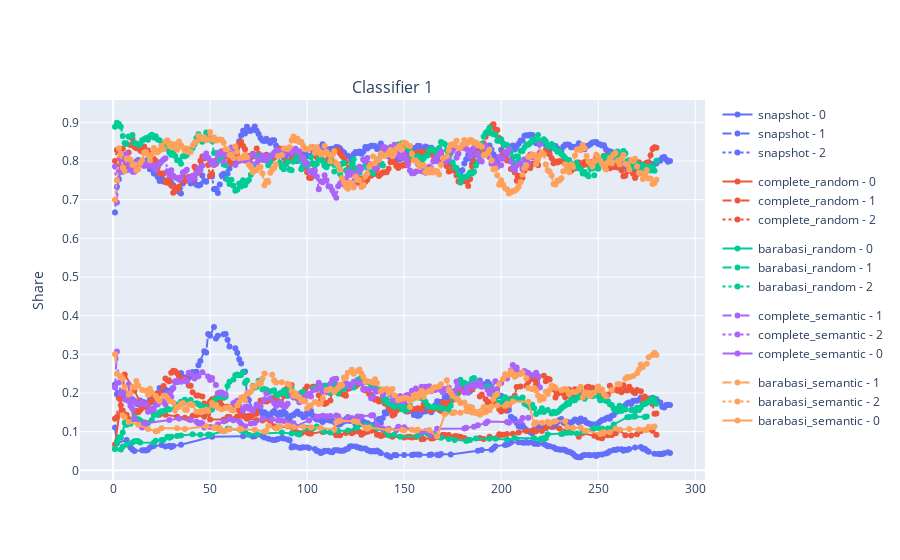

The notebook cell saved with this chart:
### Code cell
RunEvaluation.compare_runs_over_time([snapshot, complete_random, barabasi_random, complete_semantic, barabasi_semantic], [davidson_classifier["classifier"]], running_average=True, window_size=15)

### Figure 1 — Plotly figure (JSON) as saved in the notebook; plotly's stock layout.template omitted (floating-point values rounded to 4 significant figures; data arrays with more than 128 entries replaced by an {"elided": "..."} marker saying what was removed)
{"data": [{"legendgroup": "snapshot", "line": {"color": "#636EFA", "dash": "solid"}, "marker": {"color": "#636EFA"}, "mode": "lines+markers", "name": "snapshot - 0", "showlegend": true, "type": "scatter", "x": {"elided": "161 int values"}, "xaxis": "x", "y": {"elided": "161 float values"}, "yaxis": "y"}, {"legendgroup": "snapshot", "line": {"color": "#636EFA", "dash": "dash"}, "marker": {"color": "#636EFA"}, "mode": "lines+markers", "name": "snapshot - 1", "showlegend": true, "type": "scatter", "x": {"elided": "272 int values"}, "xaxis": "x", "y": {"elided": "272 float values"}, "yaxis": "y"}, {"legendgroup": "snapshot", "line": {"color": "#636EFA", "dash": "dot"}, "marker": {"color": "#636EFA"}, "mode": "lines+markers", "name": "snapshot - 2", "showlegend": true, "type": "scatter", "x": {"elided": "286 int values"}, "xaxis": "x", "y": {"elided": "286 float values"}, "yaxis": "y"}, {"legendgroup": "complete_random", "line": {"color": "#EF553B", "dash": "solid"}, "marker": {"color": "#EF553B"}, "mode": "lines+markers", "name": "complete_random - 0", "showlegend": true, "type": "scatter", "x": [1, 6, 11, 14, 17, 20, 21, 24, 27, 33, 37, 39, 41, 43, 47, 49, 50, 57, 58, 59, 60, 63, 64, 69, 74, 77, 81, 83, 84, 90, 93, 95, 97, 100, 101, 102, 108, 115, 117, 120, 123, 124, 125, 127, 128, 129, 131, 133, 135, 136, 137, 138, 139, 140, 141, 143, 144, 150, 152, 153, 154, 156, 159, 160, 164, 165, 167, 169, 170, 171, 173, 176, 177, 178, 179, 181, 183, 189, 191, 194, 198, 199, 200, 201, 203, 206, 209, 213, 216, 217, 218, 221, 223, 230, 234, 236, 240, 242, 248, 250, 251, 252, 255, 257, 259, 260, 261, 264, 267, 270, 272, 278, 280], "xaxis": "x", "y": [0.06667, 0.2476, 0.2067, 0.1759, 0.1638, 0.1532, 0.1463, 0.1437, 0.1436, 0.1387, 0.1362, 0.1324, 0.1415, 0.1424, 0.1389, 0.1466, 0.1314, 0.1314, 0.1292, 0.1381, 0.1381, 0.1344, 0.1394, 0.1334, 0.1296, 0.1289, 0.1284, 0.114, 0.1089, 0.114, 0.1063, 0.09771, 0.09604, 0.09783, 0.09545, 0.09545, 0.09953, 0.09064, 0.09105, 0.09682, 0.09621, 0.09899, 0.1018, 0.09947, 0.09206, 0.09595, 0.09952, 0.1024, 0.1036, 0.09198, 0.09198, 0.08888, 0.09049, 0.09398, 0.09254, 0.08926, 0.08699, 0.08503, 0.0867, 0.08716, 0.08489, 0.08608, 0.08048, 0.08115, 0.08265, 0.083, 0.0861, 0.0861, 0.09203, 0.09119, 0.09131, 0.08828, 0.08814, 0.08703, 0.08678, 0.08375, 0.07917, 0.08358, 0.08132, 0.08668, 0.08522, 0.0932, 0.0919, 0.0919, 0.09417, 0.09461, 0.09824, 0.1019, 0.1025, 0.1017, 0.1011, 0.1017, 0.11, 0.1084, 0.1024, 0.09953, 0.08717, 0.09575, 0.08943, 0.08526, 0.08496, 0.08274, 0.09089, 0.09173, 0.09596, 0.1031, 0.1042, 0.09058, 0.0903, 0.09346, 0.1019, 0.1022, 0.09238], "yaxis": "y"}, {"legendgroup": "complete_random", "line": {"color": "#EF553B", "dash": "dash"}, "marker": {"color": "#EF553B"}, "mode": "lines+markers", "name": "complete_random - 1", "showlegend": true, "type": "scatter", "x": {"elided": "239 int values"}, "xaxis": "x", "y": {"elided": "239 float values"}, "yaxis": "y"}, {"legendgroup": "complete_random", "line": {"color": "#EF553B", "dash": "dot"}, "marker": {"color": "#EF553B"}, "mode": "lines+markers", "name": "complete_random - 2", "showlegend": true, "type": "scatter", "x": {"elided": "280 int values"}, "xaxis": "x", "y": {"elided": "280 float values"}, "yaxis": "y"}, {"legendgroup": "barabasi_random", "line": {"color": "#00CC96", "dash": "solid"}, "marker": {"color": "#00CC96"}, "mode": "lines+markers", "name": "barabasi_random - 0", "showlegend": true, "type": "scatter", "x": [1, 4, 5, 7, 10, 11, 12, 13, 14, 21, 22, 25, 26, 28, 29, 30, 33, 35, 41, 45, 49, 50, 57, 59, 60, 66, 67, 68, 70, 74, 87, 92, 95, 96, 100, 103, 105, 108, 109, 112, 116, 121, 125, 126, 130, 131, 133, 134, 136, 142, 145, 148, 157, 159, 162, 163, 166, 169, 173, 176, 182, 184, 187, 194, 197, 203, 207, 217, 220, 221, 222, 223, 224, 231, 232, 234, 236, 239, 242, 243, 247, 248, 250, 252, 255, 257, 258, 265, 266, 268, 269, 274, 275], "xaxis": "x", "y": [0.05556, 0.05409, 0.0617, 0.06711, 0.07187, 0.07504, 0.07623, 0.07503, 0.07175, 0.07171, 0.07656, 0.07851, 0.07839, 0.08708, 0.08445, 0.0868, 0.08885, 0.09039, 0.09317, 0.09187, 0.09247, 0.09205, 0.1009, 0.1074, 0.1078, 0.1028, 0.1009, 0.1018, 0.09241, 0.09436, 0.09783, 0.0953, 0.09376, 0.09284, 0.1103, 0.1081, 0.1132, 0.1046, 0.09987, 0.09777, 0.1018, 0.1031, 0.1092, 0.1136, 0.1159, 0.113, 0.1145, 0.112, 0.109, 0.09097, 0.09259, 0.08678, 0.08868, 0.09503, 0.09551, 0.09227, 0.09176, 0.08409, 0.08131, 0.07866, 0.07616, 0.07839, 0.08239, 0.08145, 0.08205, 0.07902, 0.08346, 0.08285, 0.08008, 0.08263, 0.08322, 0.0828, 0.09317, 0.09428, 0.09507, 0.09757, 0.09757, 0.09535, 0.1002, 0.1002, 0.1055, 0.1087, 0.1093, 0.1084, 0.1084, 0.1092, 0.1189, 0.1374, 0.1381, 0.1396, 0.139, 0.1379, 0.1395], "yaxis": "y"}, {"legendgroup": "barabasi_random", "line": {"color": "#00CC96", "dash": "dash"}, "marker": {"color": "#00CC96"}, "mode": "lines+markers", "name": "barabasi_random - 1", "showlegend": true, "type": "scatter", "x": {"elided": "237 int values"}, "xaxis": "x", "y": {"elided": "237 float values"}, "yaxis": "y"}, {"legendgroup": "barabasi_random", "line": {"color": "#00CC96", "dash": "dot"}, "marker": {"color": "#00CC96"}, "mode": "lines+markers", "name": "barabasi_random - 2", "showlegend": true, "type": "scatter", "x": {"elided": "280 int values"}, "xaxis": "x", "y": {"elided": "280 float values"}, "yaxis": "y"}, {"legendgroup": "complete_semantic", "line": {"color": "#AB63FA", "dash": "dash"}, "marker": {"color": "#AB63FA"}, "mode": "lines+markers", "name": "complete_semantic - 1", "showlegend": true, "type": "scatter", "x": {"elided": "176 int values"}, "xaxis": "x", "y": {"elided": "176 float values"}, "yaxis": "y"}, {"legendgroup": "complete_semantic", "line": {"color": "#AB63FA", "dash": "dot"}, "marker": {"color": "#AB63FA"}, "mode": "lines+markers", "name": "complete_semantic - 2", "showlegend": true, "type": "scatter", "x": {"elided": "220 int values"}, "xaxis": "x", "y": {"elided": "220 float values"}, "yaxis": "y"}, {"legendgroup": "complete_semantic", "line": {"color": "#AB63FA", "dash": "solid"}, "marker": {"color": "#AB63FA"}, "mode": "lines+markers", "name": "complete_semantic - 0", "showlegend": true, "type": "scatter", "x": [8, 9, 10, 11, 14, 15, 16, 17, 29, 34, 40, 43, 44, 45, 46, 47, 50, 52, 54, 57, 60, 62, 65, 66, 68, 71, 73, 77, 82, 85, 86, 88, 93, 94, 101, 105, 106, 108, 110, 112, 115, 116, 120, 121, 126, 127, 128, 133, 134, 136, 139, 142, 146, 147, 150, 159, 161, 163, 164, 167, 181, 182, 186, 188, 192, 193, 203, 204, 210, 211, 214], "xaxis": "x", "y": [0.2222, 0.1667, 0.1587, 0.1329, 0.1217, 0.1107, 0.1153, 0.1217, 0.1304, 0.134, 0.1305, 0.1256, 0.1214, 0.1223, 0.1215, 0.1109, 0.1124, 0.1112, 0.1186, 0.1268, 0.1326, 0.1297, 0.127, 0.1203, 0.114, 0.1209, 0.1222, 0.1341, 0.1319, 0.1287, 0.129, 0.1275, 0.1219, 0.1138, 0.1291, 0.1386, 0.1386, 0.1414, 0.1398, 0.1406, 0.1421, 0.14, 0.1278, 0.1378, 0.1391, 0.1384, 0.1384, 0.1417, 0.1426, 0.1184, 0.1085, 0.1079, 0.1046, 0.1128, 0.1117, 0.09928, 0.1009, 0.102, 0.09277, 0.1077, 0.1082, 0.1103, 0.1126, 0.117, 0.1221, 0.1263, 0.1254, 0.1231, 0.1264, 0.1353, 0.1361], "yaxis": "y"}, {"legendgroup": "barabasi_semantic", "line": {"color": "#FFA15A", "dash": "dash"}, "marker": {"color": "#FFA15A"}, "mode": "lines+markers", "name": "barabasi_semantic - 1", "showlegend": true, "type": "scatter", "x": {"elided": "221 int values"}, "xaxis": "x", "y": {"elided": "221 float values"}, "yaxis": "y"}, {"legendgroup": "barabasi_semantic", "line": {"color": "#FFA15A", "dash": "dot"}, "marker": {"color": "#FFA15A"}, "mode": "lines+markers", "name": "barabasi_semantic - 2", "showlegend": true, "type": "scatter", "x": {"elided": "279 int values"}, "xaxis": "x", "y": {"elided": "279 float values"}, "yaxis": "y"}, {"legendgroup": "barabasi_semantic", "line": {"color": "#FFA15A", "dash": "solid"}, "marker": {"color": "#FFA15A"}, "mode": "lines+markers", "name": "barabasi_semantic - 0", "showlegend": true, "type": "scatter", "x": [5, 6, 8, 13, 18, 22, 23, 25, 33, 37, 48, 52, 53, 54, 55, 56, 57, 58, 60, 65, 66, 73, 78, 79, 80, 84, 85, 86, 90, 93, 98, 102, 107, 114, 115, 116, 117, 124, 126, 130, 131, 132, 142, 149, 150, 154, 156, 157, 163, 167, 171, 175, 176, 179, 182, 183, 185, 187, 191, 198, 202, 203, 204, 206, 214, 217, 218, 221, 224, 225, 227, 228, 233, 234, 237, 241, 243, 244, 251, 252, 253, 256, 259, 261, 266, 271, 274, 275, 276, 278, 279], "xaxis": "x", "y": [0.1429, 0.1381, 0.1254, 0.1179, 0.1068, 0.1009, 0.1024, 0.1088, 0.109, 0.1072, 0.114, 0.1097, 0.1113, 0.1076, 0.1087, 0.1025, 0.102, 0.1027, 0.1066, 0.1066, 0.1066, 0.1048, 0.1006, 0.1015, 0.1145, 0.109, 0.1109, 0.1144, 0.1152, 0.112, 0.1126, 0.1117, 0.1098, 0.1056, 0.1237, 0.1272, 0.1283, 0.127, 0.1248, 0.1109, 0.1075, 0.111, 0.1044, 0.1052, 0.1029, 0.105, 0.1032, 0.105, 0.1041, 0.0874, 0.1457, 0.1474, 0.15, 0.1491, 0.1535, 0.1531, 0.1496, 0.1515, 0.1641, 0.168, 0.1667, 0.1722, 0.1696, 0.1778, 0.1774, 0.119, 0.124, 0.1233, 0.1256, 0.1212, 0.1257, 0.127, 0.127, 0.1124, 0.1096, 0.1109, 0.1027, 0.1031, 0.09418, 0.09739, 0.09858, 0.09858, 0.1086, 0.1049, 0.1072, 0.1058, 0.1051, 0.1043, 0.1119, 0.1115, 0.1133], "yaxis": "y"}], "layout": {"annotations": [{"font": {"size": 16}, "showarrow": false, "text": "Classifier 1", "x": 0.5, "xanchor": "center", "xref": "paper", "y": 1, "yanchor": "bottom", "yref": "paper"}], "xaxis": {"anchor": "y", "domain": [0, 1]}, "yaxis": {"anchor": "x", "domain": [0, 1], "title": {"text": "Share"}}}}
